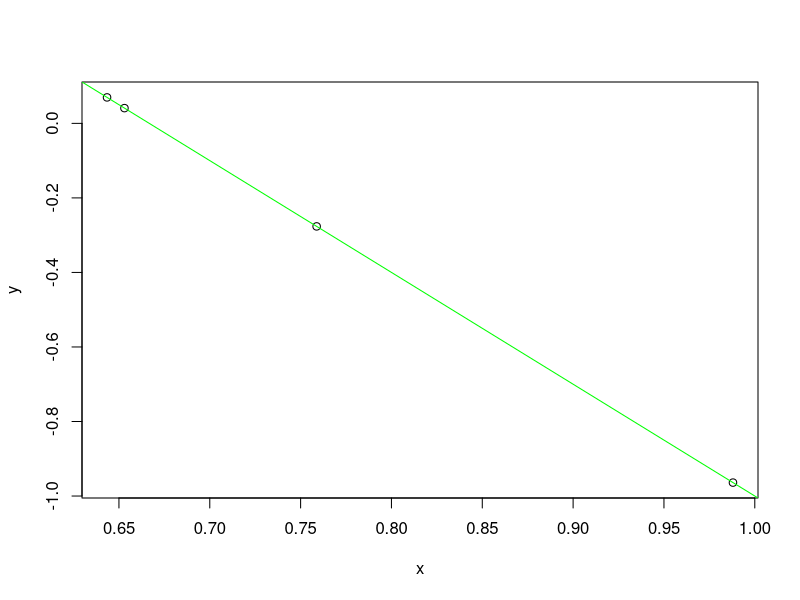

Write the R code that produced this figure.
a <- 2
b <- -3
n <- 4
sig_sq <- 0.5
x <- runif(n)
y <- a + b * x
(x_n <- mean(x))
#> [1] 0.579
write(x_n, "mittelwert_x.txt")
plot(x, y)
abline(a, b, col = "green")

dev.print(pdf, "scatterplot.pdf")



z <- runif
z <- rnorm(2, mean = 10, sd = 5)
z <- b*x
